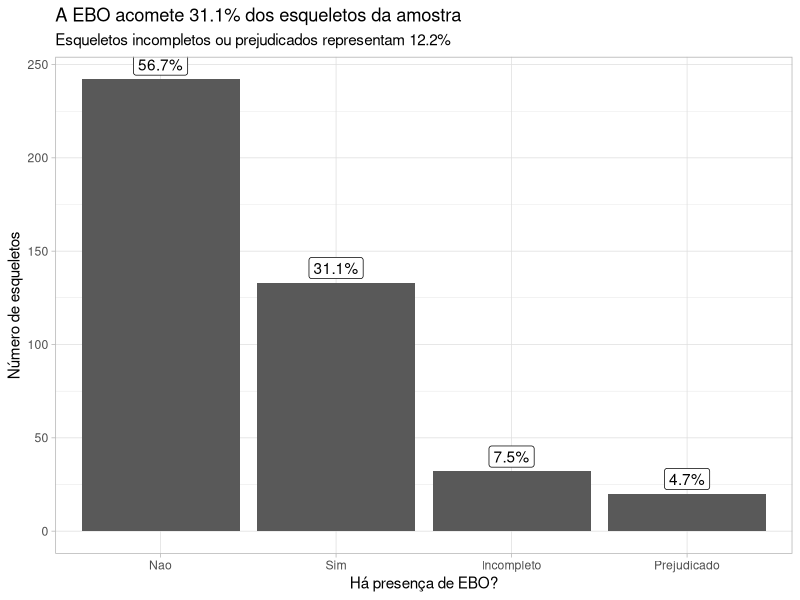
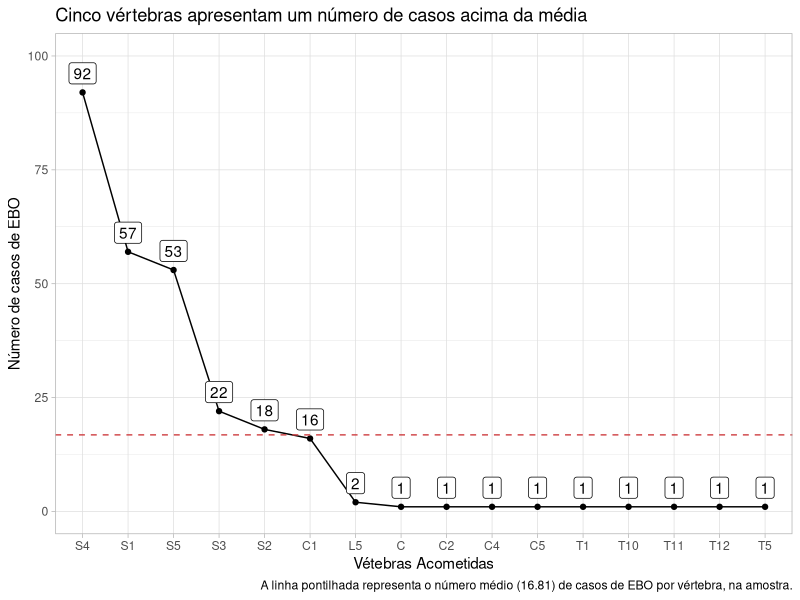
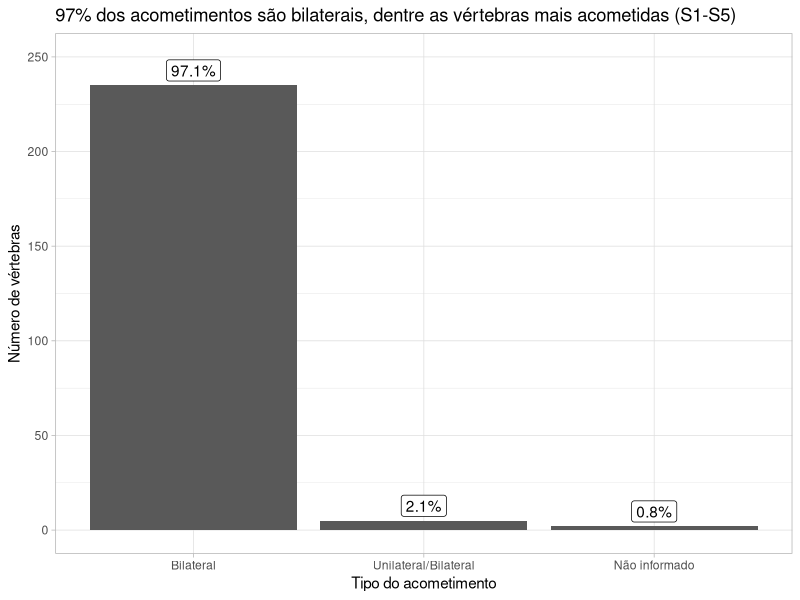
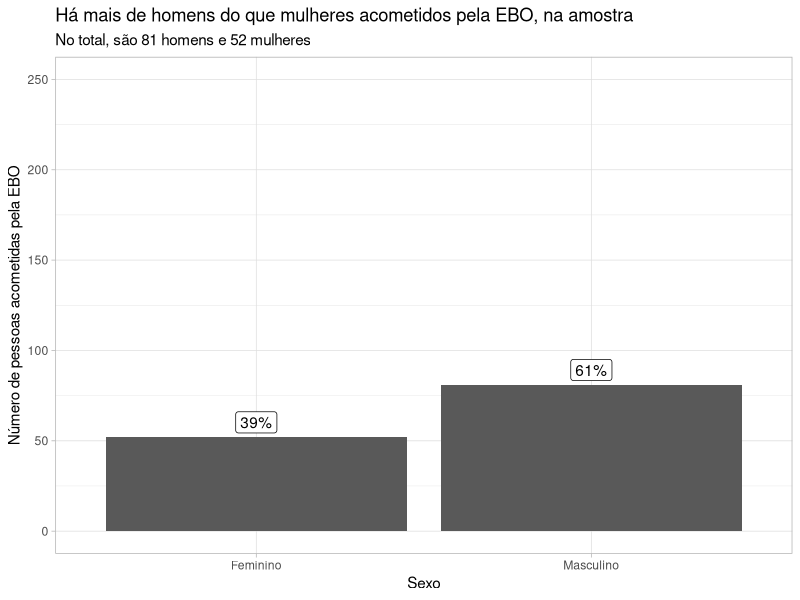
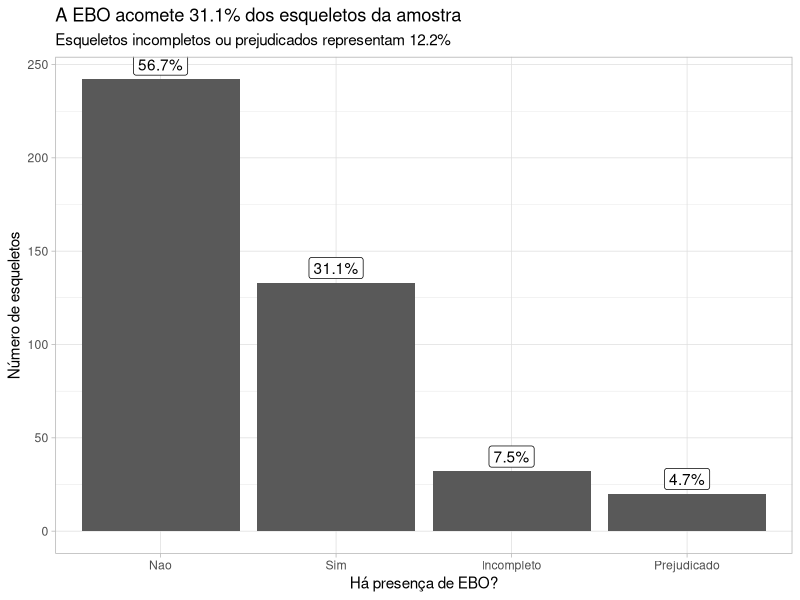
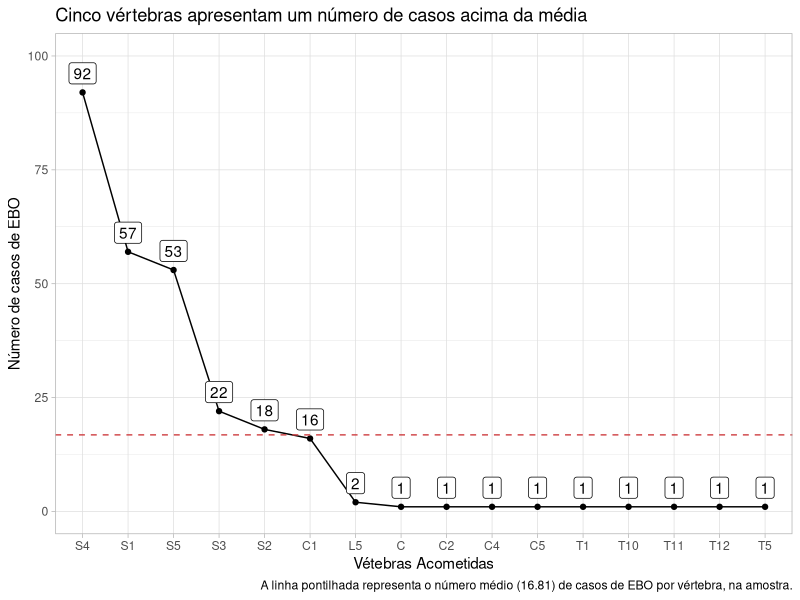
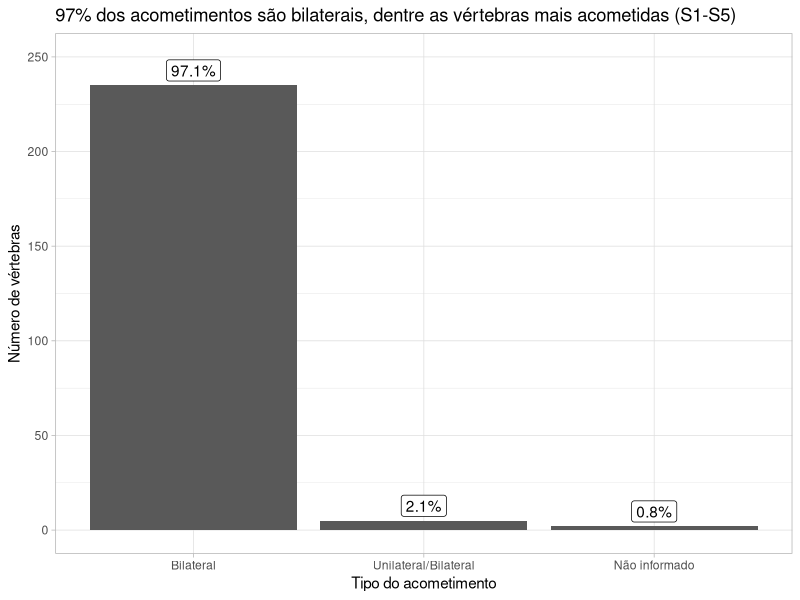
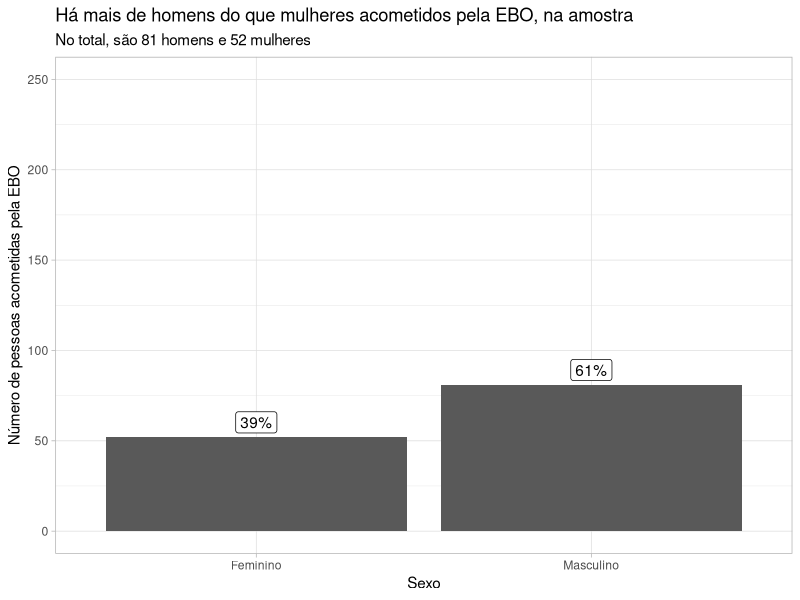

The R script that drew these images, in order:
## ---- chunk 1
knitr::opts_chunk$set(echo = TRUE)
## ---- chunk 2

library(tidyverse)
library(readxl)
library(lubridate)

theme_set(theme_light())


## ---- chunk 3

colunas <- c("numero", "registro_esqueleto", "empty_1", "sexo", 
             "presenca_ebo", "empty_2", "vertebras_acometidas", "empty_3", 
             "tipo", "feto")


ebos <- read_xlsx("dados_tauanna.xlsx", col_names = colunas) %>% 
  select(-empty_1,  -empty_2, -empty_3)



## ---- chunk 4

datas_ebos <- ebos %>% 
  rownames_to_column("row") %>% 
  filter(str_detect(numero, "Data") | str_detect(numero, "DATA")) %>% 
  select(row, numero) %>% 
  mutate(numero = dmy(str_remove(numero, "Data: ")))


ebos <- ebos %>% 
  filter(if_any(everything(), ~ !is.na(.))) %>% 
  filter(!str_starts(numero, "Data") 
         & !str_starts(numero, "DATA")
         & !str_starts(numero, "N")
         & !str_starts(numero, "\\*")) 

ebos <- ebos %>% 
  mutate(presenca_ebo = 
           ifelse(presenca_ebo == "x" | presenca_ebo == "X", 
                  "NAO", presenca_ebo),
         vertebras_acometidas = 
           ifelse(vertebras_acometidas == "x" | vertebras_acometidas == "X", 
                  NA, vertebras_acometidas),
         tipo = ifelse(tipo == "x" | tipo == "X", NA, tipo),
         feto = if_else(feto == "Feto", TRUE, FALSE)) 


## ---- chunk 5

ebo_ocorrencia <- ebos %>% 
  count(presenca_ebo) %>% 
  mutate(presenca_ebo = str_to_title(presenca_ebo),
         prop = n/sum(n))
  
plot <- ebo_ocorrencia %>% 
  ggplot(aes(fct_reorder(presenca_ebo, -n), n)) +
  geom_col() +
  geom_label(aes(label = scales::percent(prop)), vjust = -.2)

plot +
  labs(x = "Há presença de EBO?", y = "Número de esqueletos",
       title = "A EBO acomete 31.1% dos esqueletos da amostra",
       subtitle = "Esqueletos incompletos ou prejudicados representam 12.2%")

ggsave("figuras/ebo_ocorrencia.png", width = 7, height = 8)

## ---- chunk 6

vertebras_prop <- ebos %>% 
  filter(presenca_ebo == "SIM") %>% 
  select(registro_esqueleto, vertebras_acometidas) %>% 
  separate_rows(vertebras_acometidas, sep = "; ") %>% 
  group_by(vertebras_acometidas) %>% 
  summarise(n_ebos = n(), .groups = "drop") %>% 
  arrange(desc(n_ebos)) %>% 
  mutate(prop = n_ebos/sum(n_ebos),
         media = sum(n_ebos)/n(),
         acima_da_media = ifelse(n_ebos > media, TRUE, FALSE))


plot <- vertebras_prop %>% 
  ggplot(aes(fct_reorder(vertebras_acometidas, -n_ebos), n_ebos)) +
  geom_point() +
  geom_line(group = 1) +
  geom_label(aes(label = n_ebos), vjust = -.4) +
  geom_hline(yintercept = 16.8, lty = "dashed", color = "#D04649")

plot +
  labs(x = "Vétebras Acometidas", y = "Número de casos de EBO",
       title = "Cinco vértebras apresentam um número de casos acima da média",
       caption = "A linha pontilhada representa o número médio (16.81) de casos de EBO por vértebra, na amostra.") +
  ylim(c(0, 100))

ggsave("figuras/vertebras_mais_acometidas.png", width = 7, height = 8)

## ---- chunk 7

vertebras_mais_acometidas <- vertebras_prop %>% 
  filter(acima_da_media == TRUE) %>% 
  pull(vertebras_acometidas)

prop_bilaterais <- ebos %>% 
  filter(presenca_ebo == "SIM") %>% 
  select(registro_esqueleto, vertebras_acometidas, tipo) %>% 
  separate_rows(vertebras_acometidas, sep = "; ") %>% 
  filter(vertebras_acometidas %in% vertebras_mais_acometidas) %>% 
  count(tipo) %>% 
  mutate(prop = n/sum(n))


plot <- prop_bilaterais %>% 
  ggplot(aes(tipo, n)) +
  geom_col() +
  geom_label(aes(label = scales::percent(prop)), vjust = -.2)

plot +
  labs(x = "Tipo do acometimento", y = "Número de vértebras",
       title = "97% dos acometimentos são bilaterais, dentre as vértebras mais acometidas (S1-S5)") +
  scale_x_discrete(labels = c("Bilateral", "Unilateral/Bilateral", "Não informado")) +
  ylim(c(0, 250))

ggsave("figuras/tipo_acometimento.png", width = 8, height = 7)

## ---- chunk 8

sexo_ebo <- ebos %>% 
  filter(presenca_ebo == "SIM") %>% 
  count(sexo) %>% 
  mutate(prop = n/sum(n),
         y_position = cumsum(prop)- 0.5*prop)

plot <- sexo_ebo %>% 
  ggplot(aes(sexo, n)) +
  geom_col() +
  geom_label(aes(label = scales::percent(prop)), vjust = -.2)

plot +
  labs(x = "Sexo", y = "Número de pessoas acometidas pela EBO",
       title = "Há mais de homens do que mulheres acometidos pela EBO, na amostra",
       subtitle = "No total, são 81 homens e 52 mulheres") +
  scale_x_discrete(labels = c("Feminino", "Masculino")) +
  ylim(c(0, 250))

ggsave("figuras/ebo_sexos.png", width = 8, height = 8)

